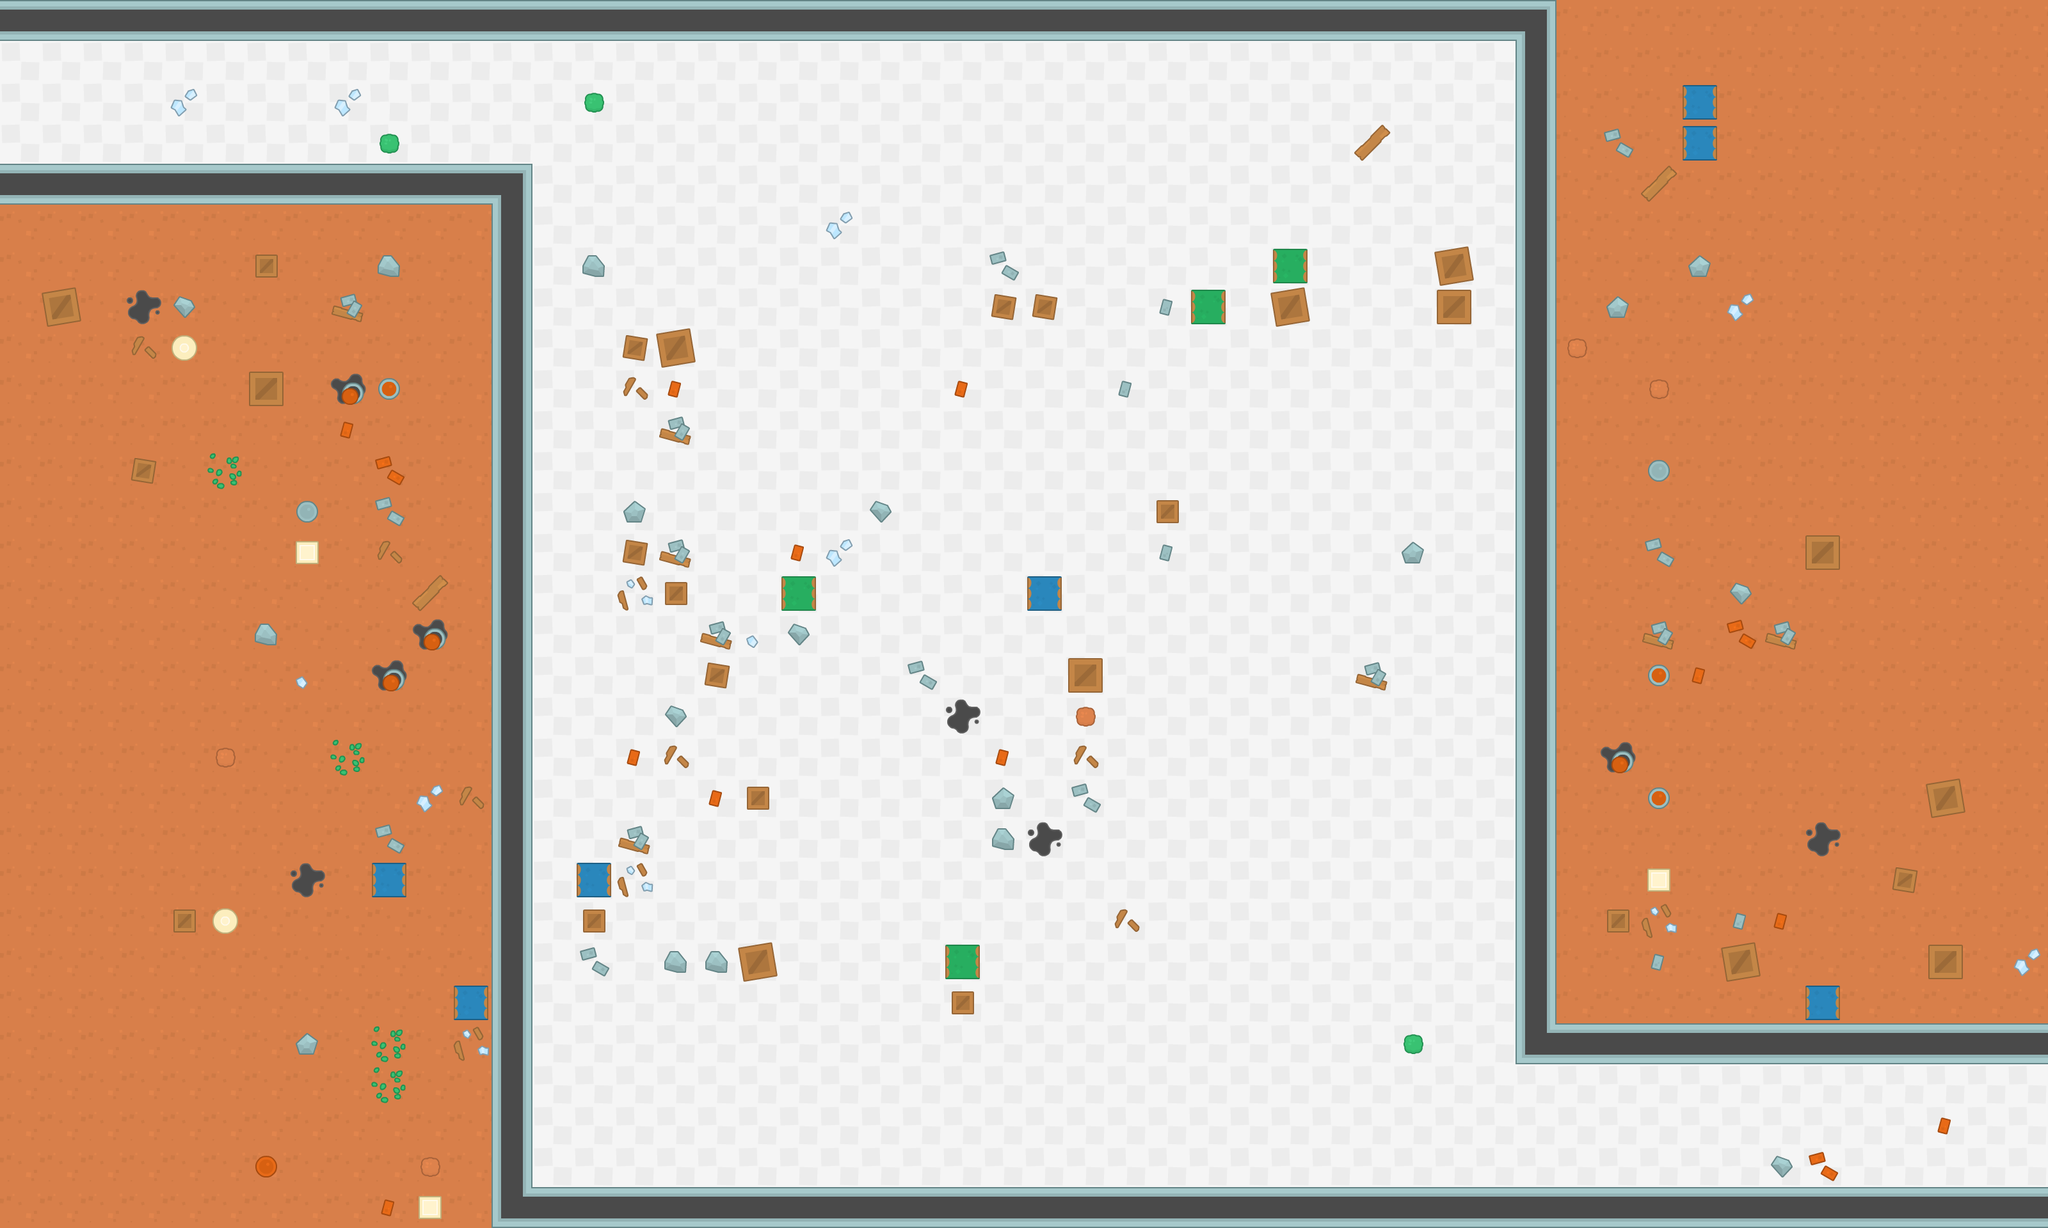

Below is a game level as drawn by its tile map, then a one-line description and the .tmx that defines it (tile-layer data replaced by summaries):
An orthogonal 50x30 tile map with 64x64 px tiles, 4 tile layers (ground, walls, items, decorations) and 58 objects (38x zombie, 8x wall, 6x health, 4x ammo, player, ...).

<map version="1.2" tiledversion="1.2.3" orientation="orthogonal" renderorder="right-down" width="50" height="30" tilewidth="64" tileheight="64" infinite="0" nextlayerid="10" nextobjectid="465">
 <tileset firstgid="1" name="spritesheet_tiles" tilewidth="64" tileheight="64" spacing="10" tilecount="540" columns="27">
  <image source="../img/spritesheet_tiles.png" width="1988" height="1470" />
 </tileset>
 <layer id="1" name="ground" width="50" height="30">
  <data>[1500 cells, 1500 non-empty, 2 distinct tile ids]</data>
 </layer>
 <layer id="2" name="walls" width="50" height="30">
  <data>[1500 cells, 150 non-empty, 4 distinct tile ids]</data>
 </layer>
 <layer id="3" name="items" width="50" height="30">
  <data>[1500 cells, 0 non-empty, 0 distinct tile ids]</data>
 </layer>
 <layer id="4" name="decorations" width="50" height="30">
  <data>[1500 cells, 146 non-empty, 29 distinct tile ids]</data>
 </layer>
 <objectgroup id="5" name="Obstacles">
  <object id="294" name="player" x="80" y="144" width="32" height="32" />
  <object id="295" name="zombie" x="1104" y="208" width="32" height="32" />
  <object id="297" name="zombie" x="1360" y="208" width="32" height="32" />
  <object id="299" name="zombie" x="1616" y="208" width="32" height="32" />
  <object id="301" name="zombie" x="1872" y="208" width="32" height="32" />
  <object id="303" name="zombie" x="2128" y="208" width="32" height="32" />
  <object id="325" name="zombie" x="1104" y="464" width="32" height="32" />
  <object id="327" name="zombie" x="1360" y="464" width="32" height="32" />
  <object id="329" name="zombie" x="1616" y="464" width="32" height="32" />
  <object id="331" name="zombie" x="1872" y="464" width="32" height="32" />
  <object id="333" name="zombie" x="2128" y="464" width="32" height="32" />
  <object id="345" name="zombie" x="1104" y="720" width="32" height="32" />
  <object id="347" name="zombie" x="1360" y="720" width="32" height="32" />
  <object id="349" name="zombie" x="1616" y="720" width="32" height="32" />
  <object id="351" name="zombie" x="1872" y="720" width="32" height="32" />
  <object id="353" name="zombie" x="2128" y="720" width="32" height="32" />
  <object id="365" name="zombie" x="1104" y="976" width="32" height="32" />
  <object id="367" name="zombie" x="1360" y="976" width="32" height="32" />
  <object id="369" name="zombie" x="1616" y="976" width="32" height="32" />
  <object id="371" name="zombie" x="1872" y="976" width="32" height="32" />
  <object id="373" name="zombie" x="2128" y="976" width="32" height="32" />
  <object id="385" name="zombie" x="1104" y="1232" width="32" height="32" />
  <object id="387" name="zombie" x="1360" y="1232" width="32" height="32" />
  <object id="389" name="zombie" x="1616" y="1232" width="32" height="32" />
  <object id="391" name="zombie" x="1872" y="1232" width="32" height="32" />
  <object id="393" name="zombie" x="2128" y="1232" width="32" height="32" />
  <object id="405" name="zombie" x="1104" y="1488" width="32" height="32" />
  <object id="407" name="zombie" x="1360" y="1488" width="32" height="32" />
  <object id="409" name="zombie" x="1616" y="1488" width="32" height="32" />
  <object id="411" name="zombie" x="1872" y="1488" width="32" height="32" />
  <object id="413" name="zombie" x="2128" y="1488" width="32" height="32" />
  <object id="415" name="zombie" x="1104" y="1744" width="32" height="32" />
  <object id="417" name="zombie" x="1360" y="1744" width="32" height="32" />
  <object id="419" name="zombie" x="1616" y="1744" width="32" height="32" />
  <object id="421" name="zombie" x="1872" y="1744" width="32" height="32" />
  <object id="423" name="zombie" x="2128" y="1744" width="32" height="32" />
  <object id="435" name="wall" x="2368" y="0" width="64" height="1664" />
  <object id="436" name="wall" x="768" y="256" width="64" height="1664" />
  <object id="437" name="wall" x="0" y="256" width="768" height="64" />
  <object id="438" name="wall" x="0" y="0" width="2368" height="64" />
  <object id="439" name="wall" x="2432" y="1600" width="768" height="64" />
  <object id="440" name="wall" x="832" y="1856" width="2368" height="64" />
  <object id="441" name="health" x="1232" y="592" width="32" height="32" />
  <object id="442" name="health" x="1232" y="1616" width="32" height="32" />
  <object id="443" name="health" x="2000" y="1616" width="32" height="32" />
  <object id="444" name="health" x="2000" y="592" width="32" height="32" />
  <object id="448" name="ammo" x="2000" y="336" width="32" height="32" />
  <object id="450" name="ammo" x="1232" y="336" width="32" height="32" />
  <object id="453" name="ammo" x="1232" y="1360" width="32" height="32" />
  <object id="456" name="ammo" x="2000" y="1360" width="32" height="32" />
  <object id="457" name="health" x="1360" y="848" width="32" height="32" />
  <object id="458" name="health" x="1872" y="848" width="32" height="32" />
  <object id="459" name="wall" x="3184" y="1664" width="16" height="192" />
  <object id="460" name="wall" x="0" y="64" width="16" height="192" />
  <object id="461" name="zombie" x="2384" y="1744" width="32" height="32" />
  <object id="462" name="zombie" x="2640" y="1744" width="32" height="32" />
  <object id="463" name="zombie" x="2832" y="1744" width="32" height="32" />
  <object id="464" name="key" x="768" y="160" width="32" height="32" />
 </objectgroup>
</map>
